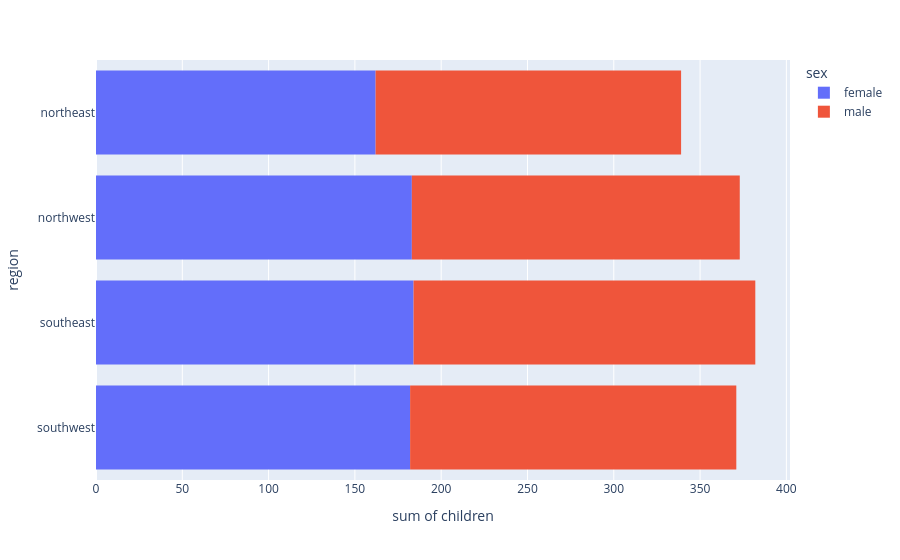

The notebook cell this image was saved under:
### Markdown cell above
> **EXERCISE**: Visualize the distributions of the "sex", "region" and "children" columns and report your observations.

### Code cell
figx2 = px.histogram(data_frame=df,
                     x='children',
                     y='region',
                     color='sex',
                    )
figx2.show()

### Figure 1 — Plotly figure (JSON) as saved in the notebook; plotly's stock layout.template omitted (floating-point values rounded to 4 significant figures; data arrays with more than 128 entries replaced by an {"elided": "..."} marker saying what was removed)
{"data": [{"bingroup": "y", "histfunc": "sum", "hovertemplate": "sex=female<br>sum of children=%{x}<br>region=%{y}<extra></extra>", "legendgroup": "female", "marker": {"color": "#636efa", "pattern": {"shape": ""}}, "name": "female", "orientation": "h", "showlegend": true, "type": "histogram", "x": {"elided": "662 int values"}, "xaxis": "x", "y": {"elided": "662 str values"}, "yaxis": "y"}, {"bingroup": "y", "histfunc": "sum", "hovertemplate": "sex=male<br>sum of children=%{x}<br>region=%{y}<extra></extra>", "legendgroup": "male", "marker": {"color": "#EF553B", "pattern": {"shape": ""}}, "name": "male", "orientation": "h", "showlegend": true, "type": "histogram", "x": {"elided": "676 int values"}, "xaxis": "x", "y": {"elided": "676 str values"}, "yaxis": "y"}], "layout": {"barmode": "relative", "legend": {"title": {"text": "sex"}, "tracegroupgap": 0}, "margin": {"t": 60}, "xaxis": {"anchor": "y", "domain": [0, 1], "title": {"text": "sum of children"}}, "yaxis": {"anchor": "x", "domain": [0, 1], "title": {"text": "region"}}}}
